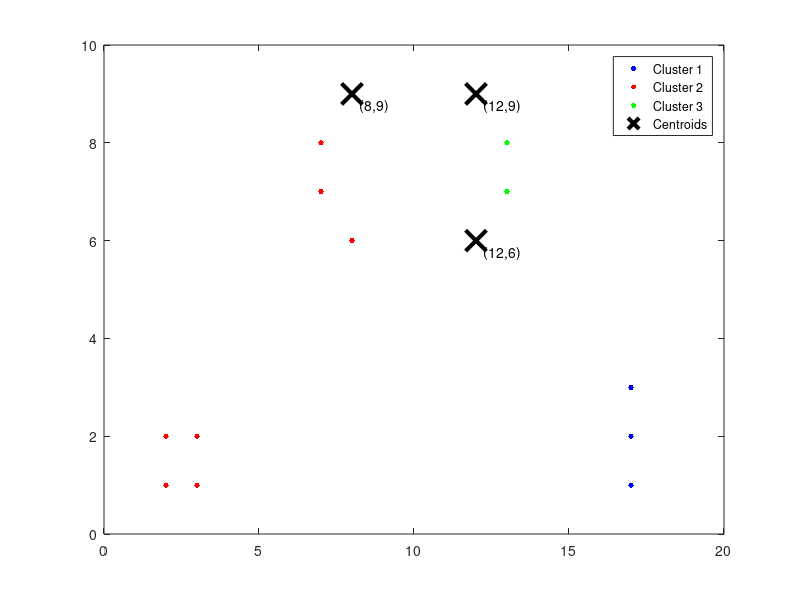
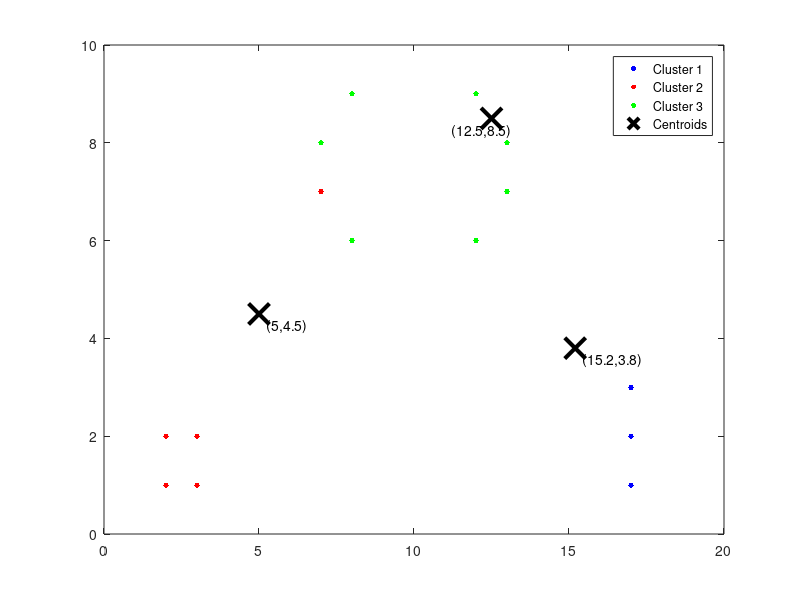
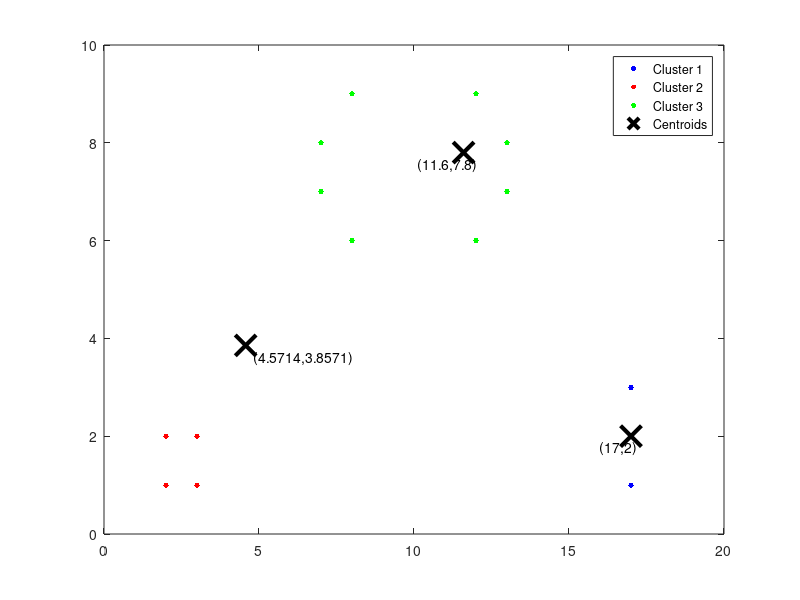
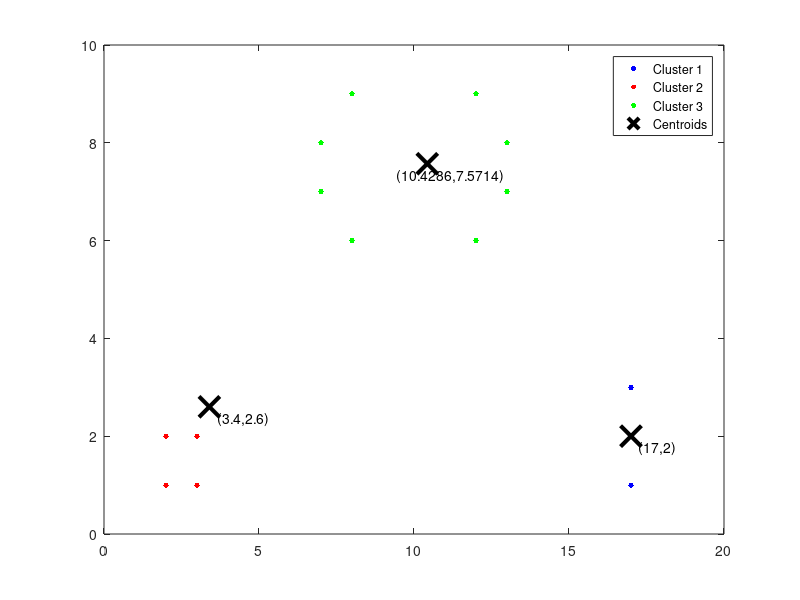

The MATLAB script that drew these images, in order:

X = [2 1; 2 2; 3 1; 3 2;
    8 6; 7 7; 7 8; 8 9;
    12 6; 13 7; 13 8; 12 9;
    17 1; 17 2; 17 3];

%x1 = min(X(:,1)):0.01:max(X(:,1));
%x2 = min(X(:,2)):0.01:max(X(:,2));
%[x1G,x2G] = meshgrid(x1,x2);
%XGrid = [x1G(:),x2G(:)]; % Defines a fine grid on the plot

rng(23) ; 

%c_start = [7 7; 8 9; 12 9] ;
c_start = [12 6; 8 9; 12 9] ;
[idx1,C1] = kmeans(X, 3, 'MaxIter', 1, 'Start', c_start) ;

figure;
plot(X(idx1==1,1),X(idx1==1,2),'b.','MarkerSize',12);
hold on;
plot(X(idx1==2,1),X(idx1==2,2),'r.','MarkerSize',12);
plot(X(idx1==3,1),X(idx1==3,2),'g.','MarkerSize',12);
plot(c_start(:,1),c_start(:,2),'kx','MarkerSize',15,'LineWidth',3);
text(c_start(1,1)+0.25,c_start(1,2)-0.25,['(' num2str(c_start(1,1)) ',' num2str(c_start(1,2)) ')']) ;
text(c_start(2,1)+0.25,c_start(2,2)-0.25,['(' num2str(c_start(2,1)) ',' num2str(c_start(2,2)) ')']) ;
text(c_start(3,1)+0.25,c_start(3,2)-0.25,['(' num2str(c_start(3,1)) ',' num2str(c_start(3,2)) ')']) ;
legend('Cluster 1','Cluster 2','Cluster 3','Centroids',...
'Location','NorthEast');
hold off;

[idx2,C2] = kmeans(X, 3, 'MaxIter', 1, 'Start', C1) ;

figure;
plot(X(idx2==1,1),X(idx2==1,2),'b.','MarkerSize',12);
hold on;
plot(X(idx2==2,1),X(idx2==2,2),'r.','MarkerSize',12);
plot(X(idx2==3,1),X(idx2==3,2),'g.','MarkerSize',12);
plot(C1(:,1),C1(:,2),'kx','MarkerSize',15,'LineWidth',3);
text(C1(1,1)+0.25,C1(1,2)-0.25,['(' num2str(C1(1,1)) ',' num2str(C1(1,2)) ')']) ;
text(C1(2,1)+0.25,C1(2,2)-0.25,['(' num2str(C1(2,1)) ',' num2str(C1(2,2)) ')']) ;
text(C1(3,1)-1.3,C1(3,2)-0.25,['(' num2str(C1(3,1)) ',' num2str(C1(3,2)) ')']) ;
legend('Cluster 1','Cluster 2','Cluster 3','Centroids',...
'Location','NorthEast');
hold off;

[idx3,C3] = kmeans(X, 3, 'MaxIter', 1, 'Start', C2) ;

figure;
plot(X(idx3==1,1),X(idx3==1,2),'b.','MarkerSize',12);
hold on;
plot(X(idx3==2,1),X(idx3==2,2),'r.','MarkerSize',12);
plot(X(idx3==3,1),X(idx3==3,2),'g.','MarkerSize',12);
plot(C2(:,1),C2(:,2),'kx','MarkerSize',15,'LineWidth',3);
text(C2(1,1)-1,C2(1,2)-0.25,['(' num2str(C2(1,1)) ',' num2str(C2(1,2)) ')']) ;
text(C2(2,1)+0.25,C2(2,2)-0.25,['(' num2str(C2(2,1)) ',' num2str(C2(2,2)) ')']) ;
text(C2(3,1)-1.5,C2(3,2)-0.25,['(' num2str(C2(3,1)) ',' num2str(C2(3,2)) ')']) ;
legend('Cluster 1','Cluster 2','Cluster 3','Centroids',...
'Location','NorthEast');
hold off;

[idx4,C4] = kmeans(X, 3, 'MaxIter', 1, 'Start', C3) ;

figure;
plot(X(idx4==1,1),X(idx4==1,2),'b.','MarkerSize',12);
hold on;
plot(X(idx4==2,1),X(idx4==2,2),'r.','MarkerSize',12);
plot(X(idx4==3,1),X(idx4==3,2),'g.','MarkerSize',12);
plot(C3(:,1),C3(:,2),'kx','MarkerSize',15,'LineWidth',3);
text(C3(1,1)+0.25,C3(1,2)-0.25,['(' num2str(C3(1,1)) ',' num2str(C3(1,2)) ')']) ;
text(C3(2,1)+0.25,C3(2,2)-0.25,['(' num2str(C3(2,1)) ',' num2str(C3(2,2)) ')']) ;
text(C3(3,1)-1,C3(3,2)-0.25,['(' num2str(C3(3,1)) ',' num2str(C3(3,2)) ')']) ;
legend('Cluster 1','Cluster 2','Cluster 3','Centroids',...
'Location','NorthEast');
hold off;

[idx5,C5] = kmeans(X, 3, 'MaxIter', 1, 'Start', C4) ;

figure;
plot(X(idx5==1,1),X(idx5==1,2),'b.','MarkerSize',12);
hold on;
plot(X(idx5==2,1),X(idx5==2,2),'r.','MarkerSize',12);
plot(X(idx5==3,1),X(idx5==3,2),'g.','MarkerSize',12);
plot(C4(:,1),C4(:,2),'kx','MarkerSize',15,'LineWidth',3);
text(C4(1,1)+0.25,C4(1,2)-0.25,['(' num2str(C4(1,1)) ',' num2str(C4(1,2)) ')']) ;
text(C4(2,1)+0.25,C4(2,2)-0.25,['(' num2str(C4(2,1)) ',' num2str(C4(2,2)) ')']) ;
text(C4(3,1)-1,C4(3,2)-0.25,['(' num2str(C4(3,1)) ',' num2str(C4(3,2)) ')']) ;
legend('Cluster 1','Cluster 2','Cluster 3','Centroids',...
'Location','NorthEast');
hold off;


[idx6,C6] = kmeans(X, 3, 'MaxIter', 1, 'Start', C5) ;

figure;
plot(X(idx6==1,1),X(idx6==1,2),'b.','MarkerSize',12);
hold on;
plot(X(idx6==2,1),X(idx6==2,2),'r.','MarkerSize',12);
plot(X(idx6==3,1),X(idx6==3,2),'g.','MarkerSize',12);
plot(C5(:,1),C5(:,2),'kx','MarkerSize',15,'LineWidth',3);
text(C5(1,1)+0.25,C5(1,2)-0.25,['(' num2str(C5(1,1)) ',' num2str(C5(1,2)) ')']) ;
text(C5(2,1)+0.25,C5(2,2)-0.25,['(' num2str(C5(2,1)) ',' num2str(C5(2,2)) ')']) ;
text(C5(3,1)-1,C5(3,2)-0.25,['(' num2str(C5(3,1)) ',' num2str(C5(3,2)) ')']) ;
legend('Cluster 1','Cluster 2','Cluster 3','Centroids',...
'Location','NorthEast');
hold off;





